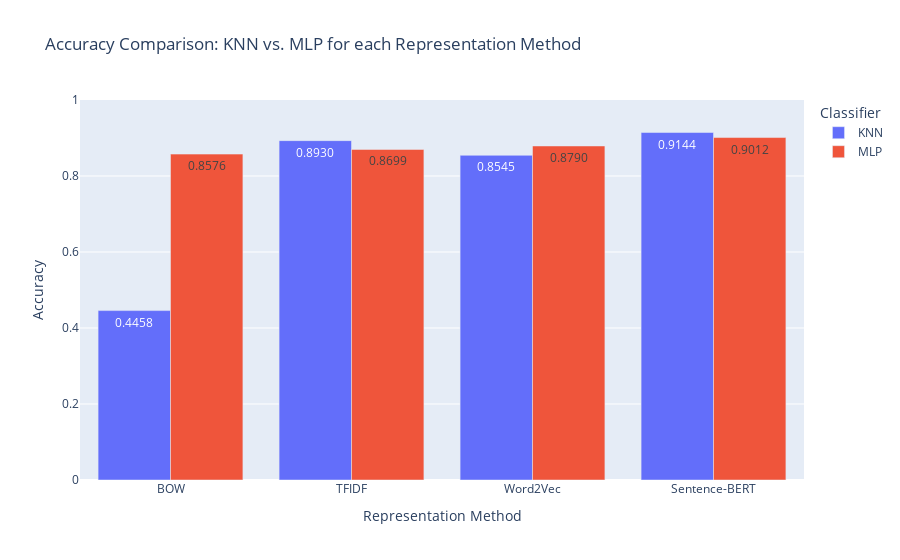

Notebook source saved alongside this figure:
### Markdown cell above
## Visualize Model Performance

Now we will create plots to compare the performance of the different models and methods.

### Code cell
# Grouped bar chart for Accuracy
fig_acc = px.bar(results_df, 
                 x='Method', 
                 y='Accuracy', 
                 color='Classifier', 
                 barmode='group',
                 title='Accuracy Comparison: KNN vs. MLP for each Representation Method',
                 labels={'Accuracy': 'Accuracy Score', 'Method': 'Representation Method'},
                 text_auto='.4f')

# Improve layout
fig_acc.update_layout(
    yaxis_title="Accuracy",
    xaxis_title="Representation Method",
    legend_title="Classifier",
    yaxis_range=[0, 1.0] # Set y-axis to be from 0 to 1
)

fig_acc.show()

### Figure 1 — Plotly figure (JSON) as saved in the notebook; plotly's stock layout.template omitted (floating-point values rounded to 4 significant figures)
{"data": [{"alignmentgroup": "True", "hovertemplate": "Classifier=KNN<br>Representation Method=%{x}<br>Accuracy Score=%{y}<extra></extra>", "legendgroup": "KNN", "marker": {"color": "#636efa", "pattern": {"shape": ""}}, "name": "KNN", "offsetgroup": "KNN", "orientation": "v", "showlegend": true, "textposition": "auto", "texttemplate": "%{y:.4f}", "type": "bar", "x": ["BOW", "TFIDF", "Word2Vec", "Sentence-BERT"], "xaxis": "x", "y": [0.4458, 0.893, 0.8545, 0.9144], "yaxis": "y"}, {"alignmentgroup": "True", "hovertemplate": "Classifier=MLP<br>Representation Method=%{x}<br>Accuracy Score=%{y}<extra></extra>", "legendgroup": "MLP", "marker": {"color": "#EF553B", "pattern": {"shape": ""}}, "name": "MLP", "offsetgroup": "MLP", "orientation": "v", "showlegend": true, "textposition": "auto", "texttemplate": "%{y:.4f}", "type": "bar", "x": ["BOW", "TFIDF", "Word2Vec", "Sentence-BERT"], "xaxis": "x", "y": [0.8576, 0.8699, 0.879, 0.9012], "yaxis": "y"}], "layout": {"barmode": "group", "legend": {"title": {"text": "Classifier"}, "tracegroupgap": 0}, "title": {"text": "Accuracy Comparison: KNN vs. MLP for each Representation Method"}, "xaxis": {"anchor": "y", "domain": [0, 1], "title": {"text": "Representation Method"}}, "yaxis": {"anchor": "x", "domain": [0, 1], "range": [0, 1], "title": {"text": "Accuracy"}}}}
